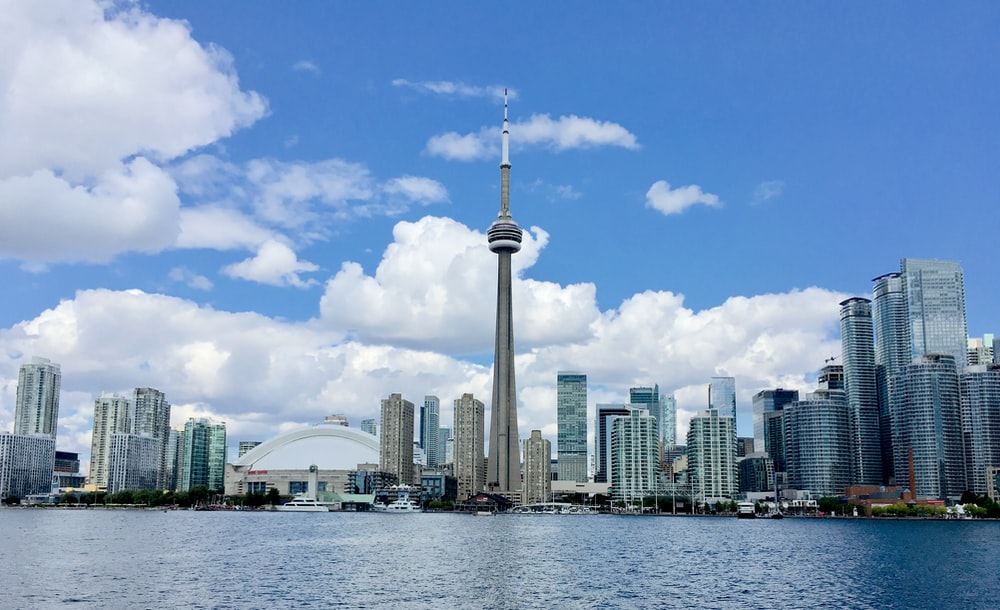
#> input picture Resources/Photos/toronto.jpg, 1000 x 610 px, found by its file name
$ python thresholding.py
#> lines starting #> are read from the running program, lines starting #| are printed output that depends on the picture; after the words box and inside, x2 and y2 are one past the last pixel; in counts of white or black regions, pixels touching at a corner belong together
import cv2 as cv

img = cv.imread('./Resources/Photos/toronto.jpg')
#> img is the input picture: shape (610, 1000, 3); mean B, G, R 187.2, 152.4, 123
cv.imshow('toronto', img)

gray = cv.cvtColor(img, cv.COLOR_BGR2GRAY)
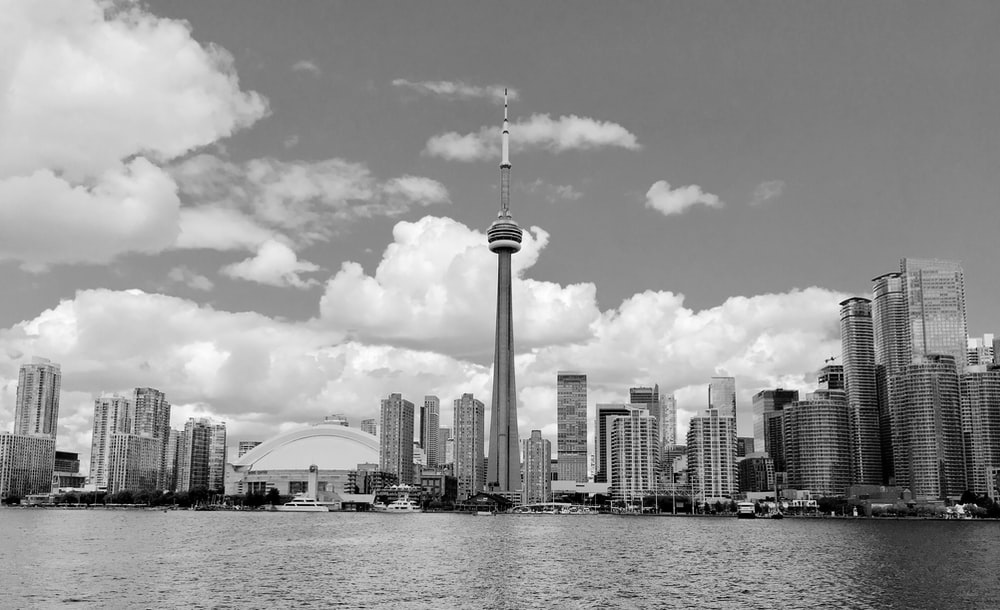
#> gray: shape (610, 1000); min 0, max 255, mean 147.6
cv.imshow('gray', gray)

# simple thresholding
threshold, thresh = cv.threshold(gray, 150, 255, cv.THRESH_BINARY)
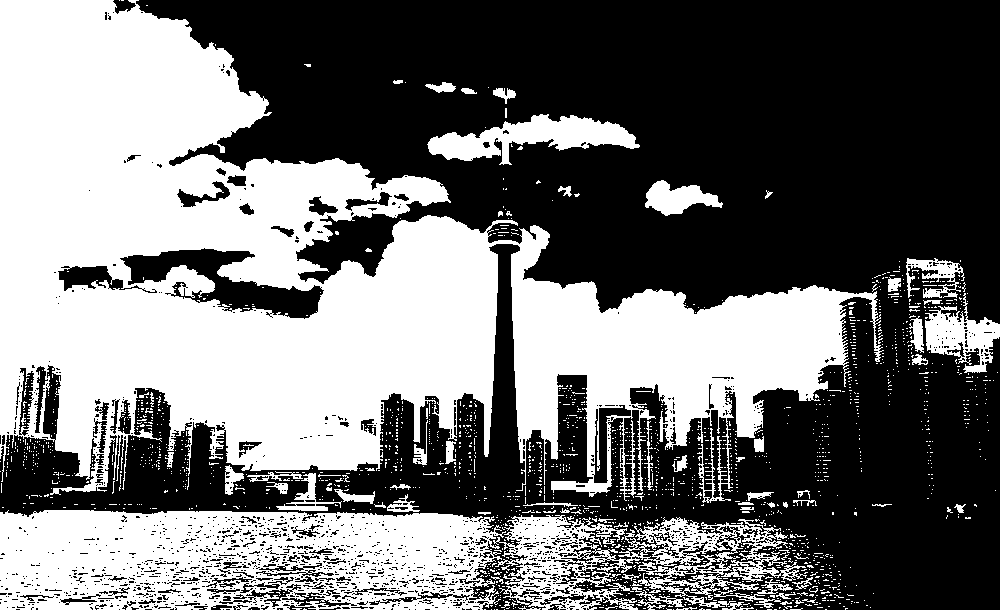
#> thresh: shape (610, 1000); 44.1% white; 1797 white regions (1724 under 20 px), largest, box (x1, y1, x2, y2) and area: (0, 0, 884, 503) 195299, (0, 510, 506, 610) 39942, (493, 515, 807, 610) 12987
cv.imshow("SIMP thresh", thresh)

# inverted simple thresholding
threshold, thresh_inv = cv.threshold(gray, 150, 255, cv.THRESH_BINARY_INV)
cv.imshow("inv thresh", thresh_inv)

# adaptive thresholding - mean
adaptive_thresh = cv.adaptiveThreshold(gray, 255, cv.ADAPTIVE_THRESH_MEAN_C, cv.THRESH_BINARY, 11, 3)
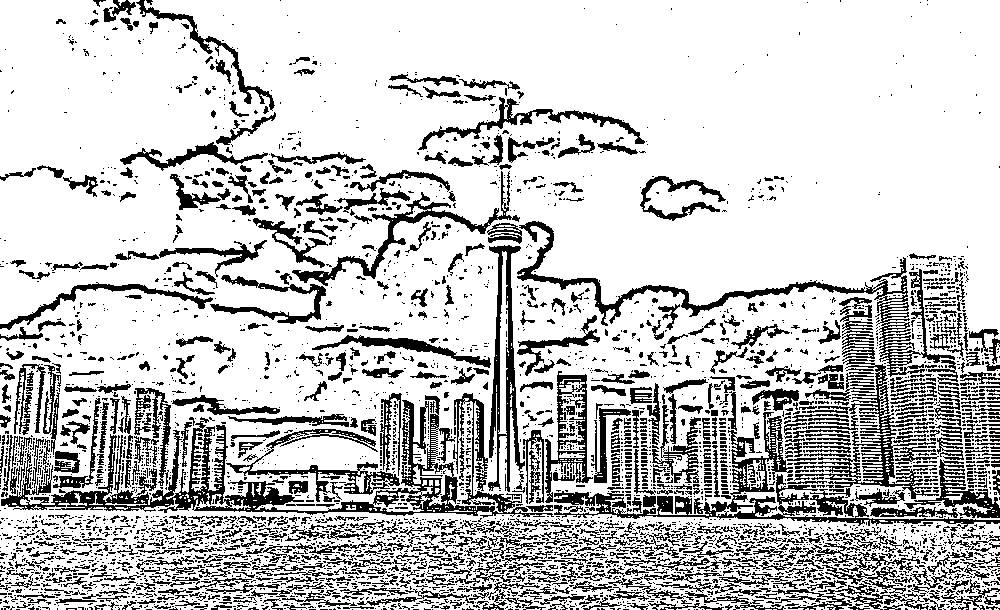
#> adaptive_thresh: shape (610, 1000); 77.7% white; 4288 black regions (3383 under 20 px), largest, box (x1, y1, x2, y2) and area: (1, 393, 554, 518) 11644, (554, 412, 1000, 529) 6534, (517, 221, 955, 377) 5225
cv.imshow("adaptive thresh", adaptive_thresh)

# adaptive thresholding - gaussian
adaptive_thresh_gaus = cv.adaptiveThreshold(gray, 255, cv.ADAPTIVE_THRESH_GAUSSIAN_C, cv.THRESH_BINARY, 11, 3)
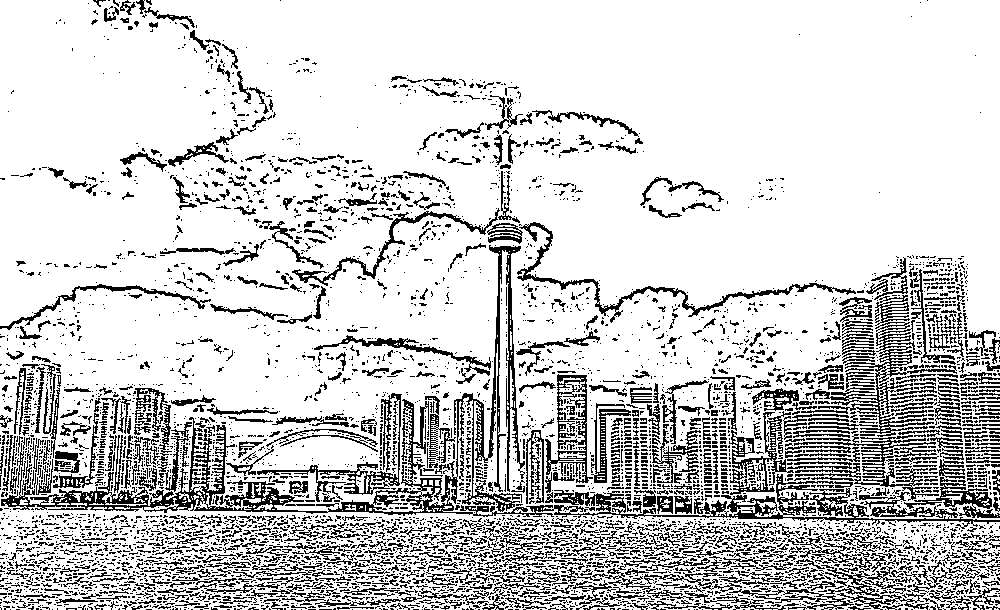
#> adaptive_thresh_gaus: shape (610, 1000); 80.9% white; black in thin lines or dots
cv.imshow("adaptive thresh gaus", adaptive_thresh_gaus)

cv.waitKey(0)

$ run again, with Resources/Photos/cat1.jpg copied over Resources/Photos/toronto.jpg
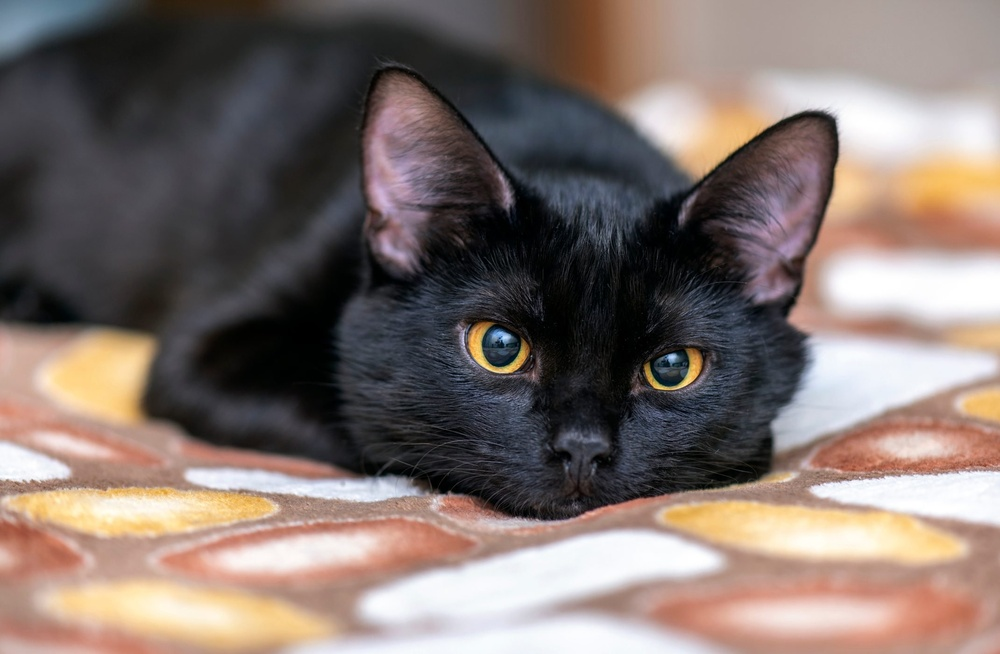
#> input picture Resources/Photos/cat1.jpg, 1000 x 654 px, shrunk from 2141 x 1400 before the run, found by its file name
#> img is the input picture: shape (654, 1000, 3); mean B, G, R 108.6, 113.9, 127.9
#> `threshold, thresh = cv.threshold(gray, 150, 255, cv.THRESH_BINARY)`:
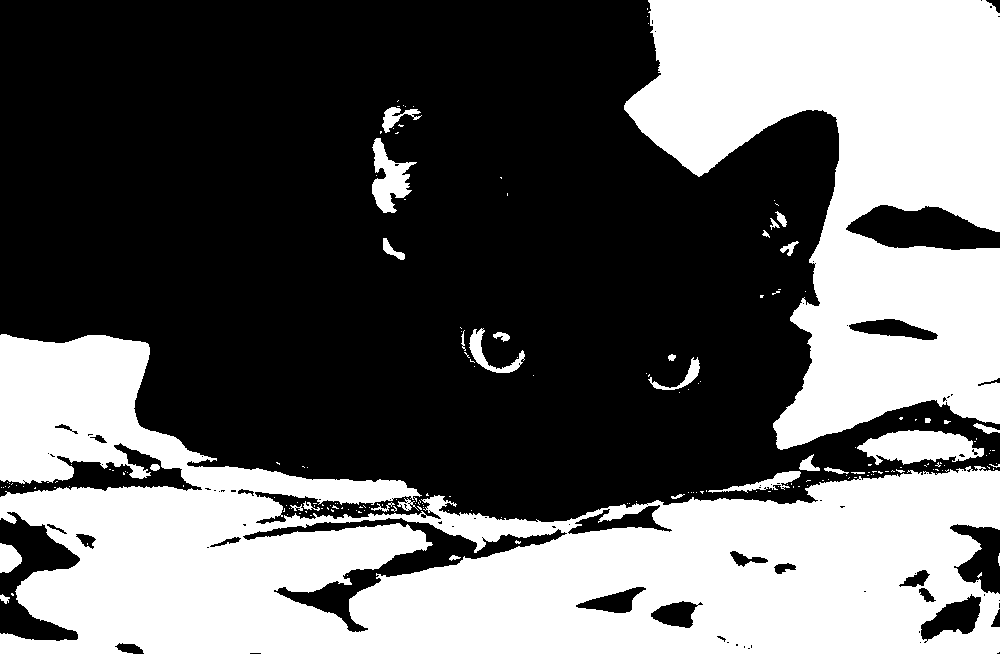
#> thresh: shape (654, 1000); 40.7% white; 194 white regions (163 under 20 px), largest, box (x1, y1, x2, y2) and area: (0, 334, 1000, 654) 161142, (624, 0, 1000, 450) 96015, (857, 430, 984, 465) 2920
#> adaptive_thresh: shape (654, 1000); 82.2% white; 2499 black regions (2100 under 20 px), largest, box (x1, y1, x2, y2) and area: (0, 339, 1000, 599) 24461, (438, 234, 823, 521) 13296, (351, 66, 553, 397) 12016
#> `adaptive_thresh_gaus = cv.adaptiveThreshold(gray, 255, cv.ADAPTIVE_THR..`:
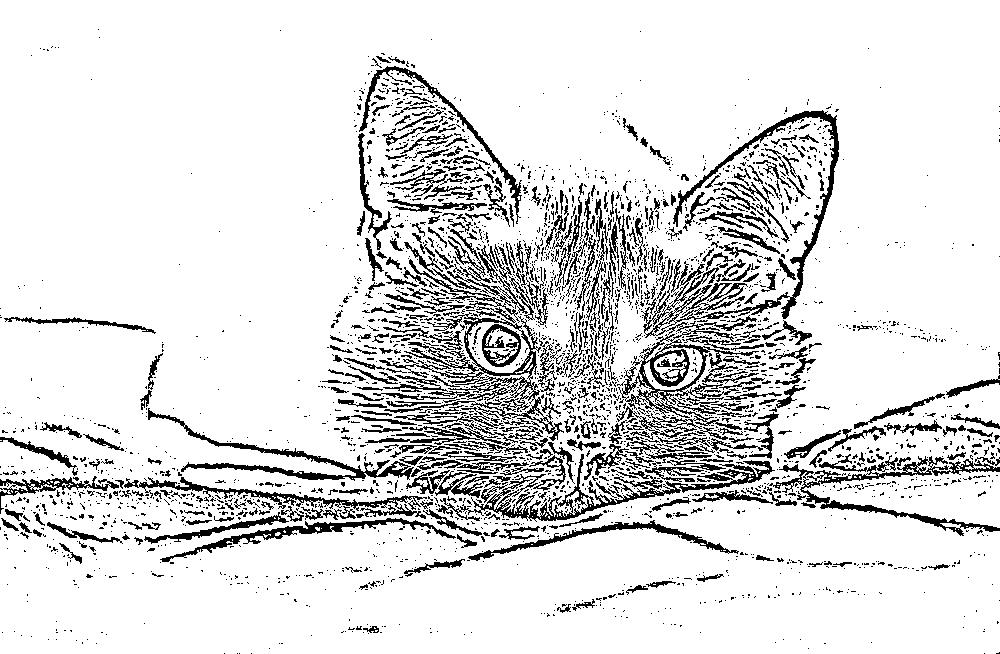
#> adaptive_thresh_gaus: shape (654, 1000); 87.4% white; black in thin lines or dots

$ run again, with Resources/Photos/cat2.jpg copied over Resources/Photos/toronto.jpg
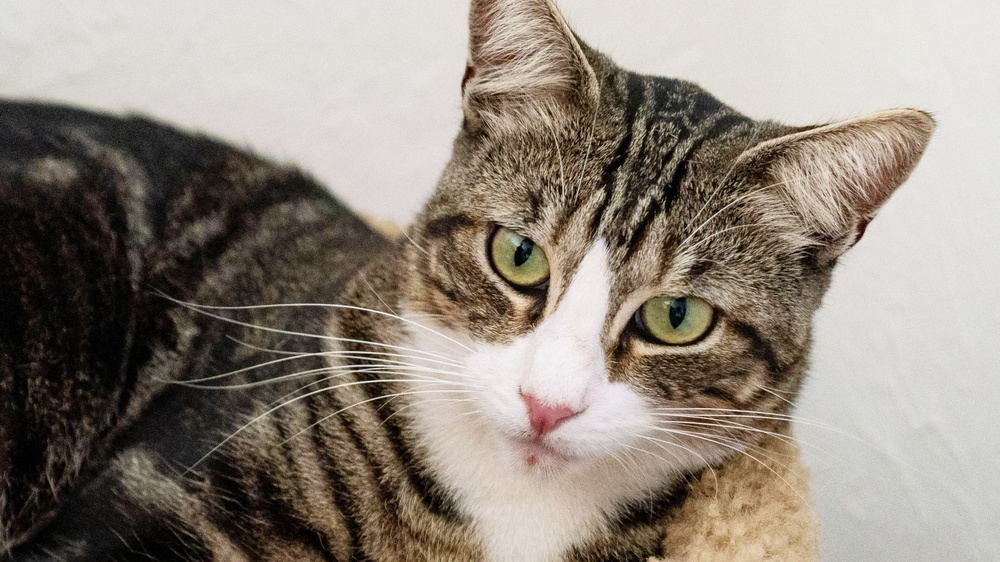
#> input picture Resources/Photos/cat2.jpg, 1000 x 562 px, shrunk from 2776 x 1561 before the run, found by its file name
#> img is the input picture: shape (562, 1000, 3); mean B, G, R 124, 134.4, 143.6
#> `threshold, thresh = cv.threshold(gray, 150, 255, cv.THRESH_BINARY)`:
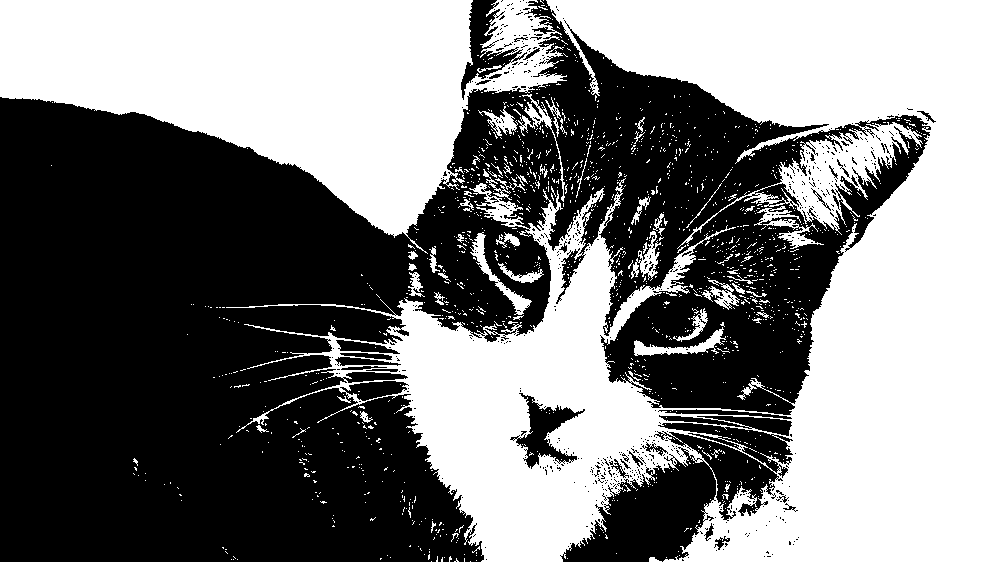
#> thresh: shape (562, 1000); 49% white; 1424 white regions (1361 under 20 px), largest, box (x1, y1, x2, y2) and area: (226, 0, 1000, 562) 189109, (0, 0, 567, 254) 75090, (470, 232, 532, 315) 821
#> adaptive_thresh: shape (562, 1000); 66.7% white; black in thin lines or dots
#> `adaptive_thresh_gaus = cv.adaptiveThreshold(gray, 255, cv.ADAPTIVE_THR..`:
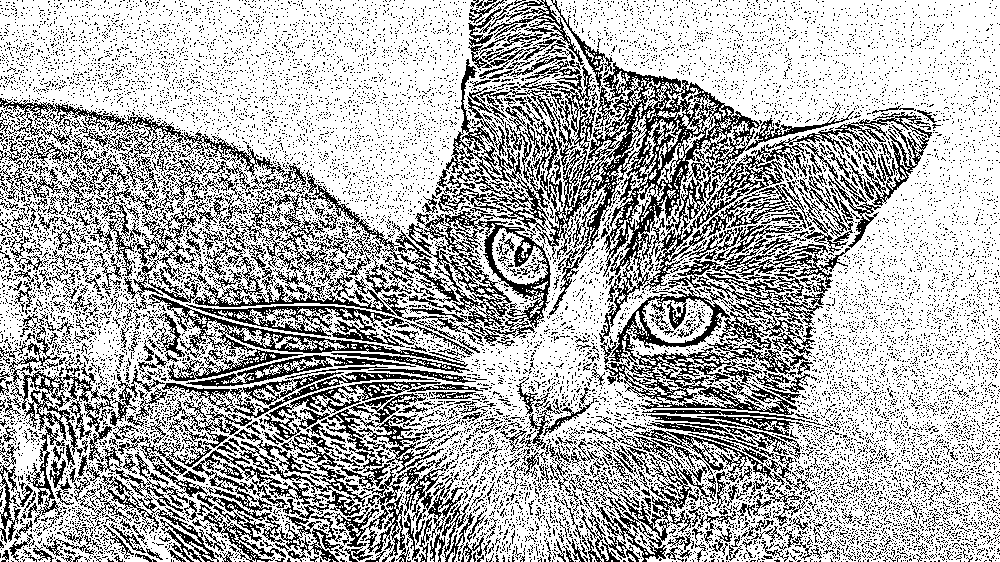
#> adaptive_thresh_gaus: shape (562, 1000); 68.9% white; black in thin lines or dots

$ run again, with Resources/Photos/dog1.jpg copied over Resources/Photos/toronto.jpg
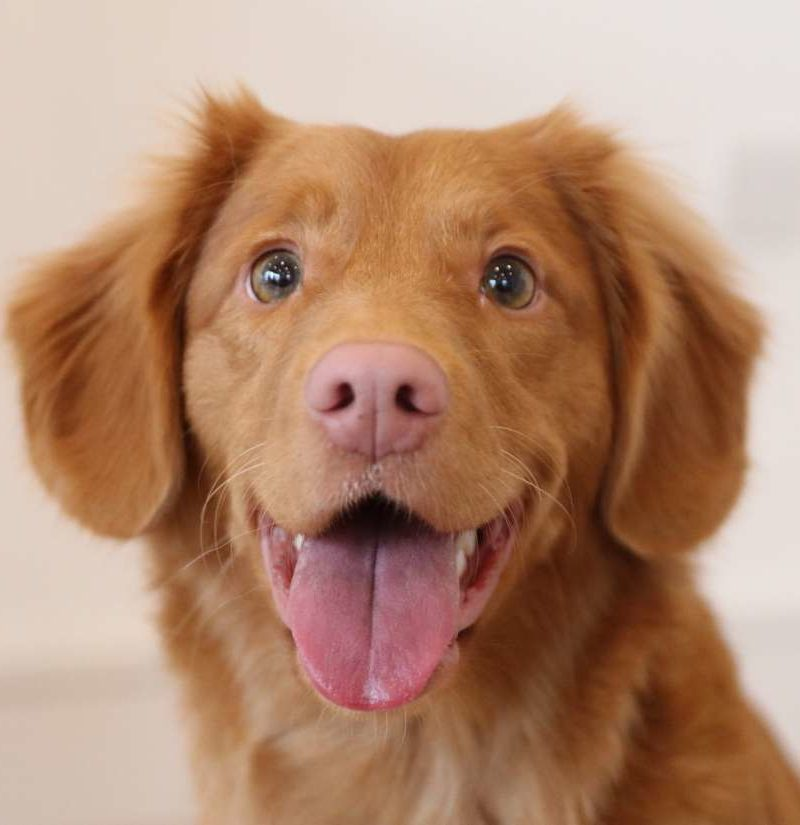
#> input picture Resources/Photos/dog1.jpg, 800 x 825 px, found by its file name
#> img is the input picture: shape (825, 800, 3); mean B, G, R 112.3, 137.1, 177.1
#> `threshold, thresh = cv.threshold(gray, 150, 255, cv.THRESH_BINARY)`:
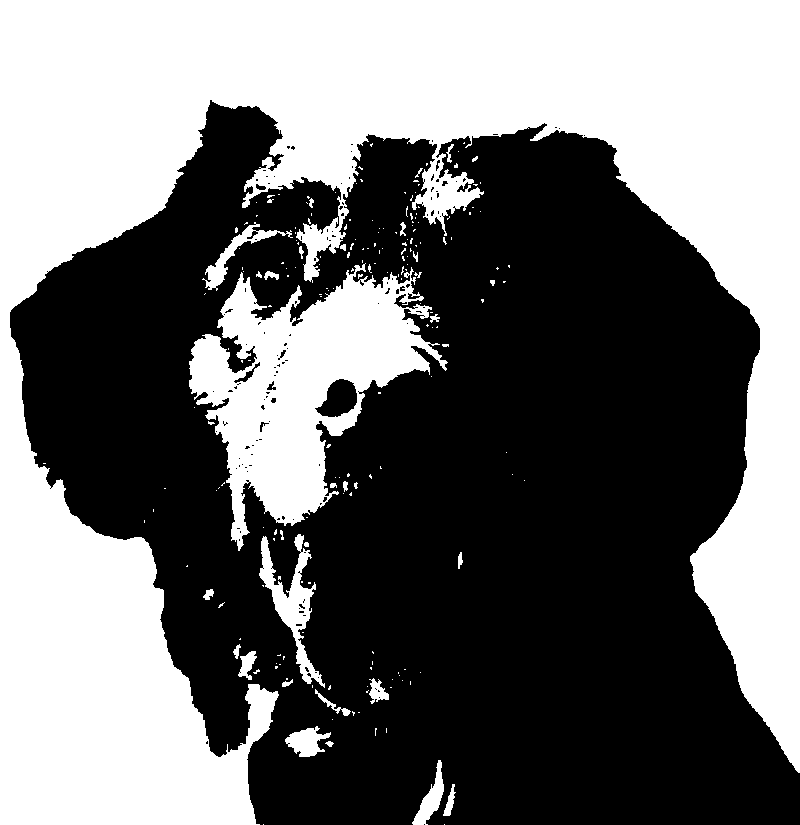
#> thresh: shape (825, 800); 44.5% white; 206 white regions (174 under 20 px), largest, box (x1, y1, x2, y2) and area: (0, 0, 800, 825) 253374, (189, 263, 448, 551) 32508, (259, 534, 325, 688) 2823
#> adaptive_thresh: shape (825, 800); 85.3% white; 3845 black regions (2981 under 20 px), largest, box (x1, y1, x2, y2) and area: (170, 189, 233, 525) 2932, (477, 254, 539, 310) 1571, (680, 373, 750, 552) 1540
#> `adaptive_thresh_gaus = cv.adaptiveThreshold(gray, 255, cv.ADAPTIVE_THR..`:
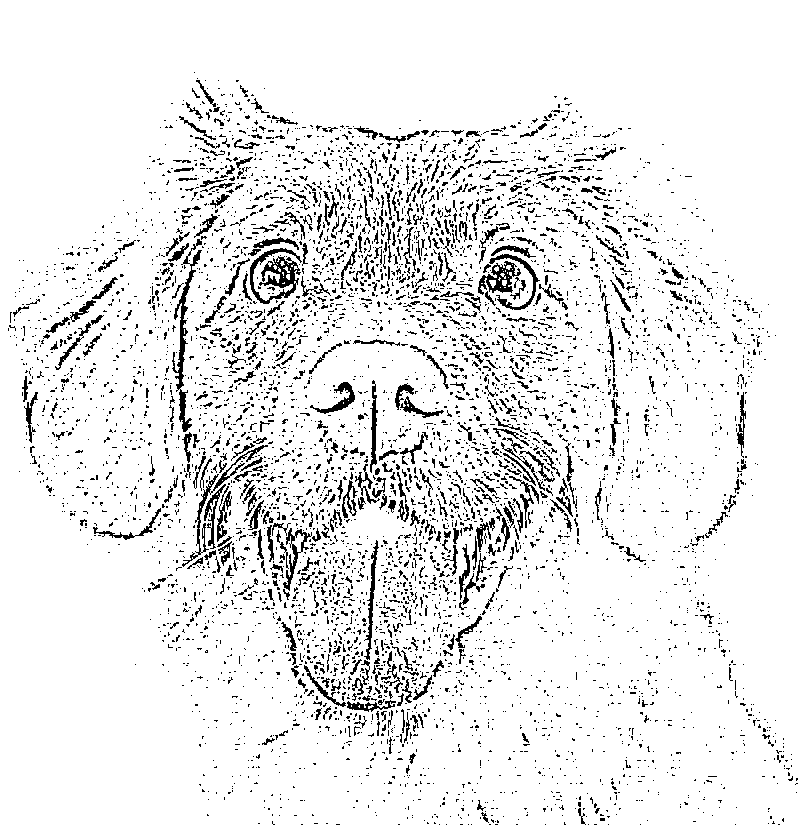
#> adaptive_thresh_gaus: shape (825, 800); 91.6% white; black in thin lines or dots
